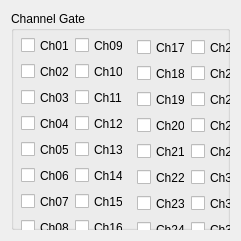
       <widget class="QWidget" name="">
        <property name="geometry">
         <rect>
          <x>370</x>
          <y>20</y>
          <width>241</width>
          <height>241</height>
         </rect>
        </property>
        <layout class="QHBoxLayout" name="horizontalLayout_5">
         <item>
          <widget class="QGroupBox" name="GrChannelGate">
           <property name="title">
            <string>Channel Gate</string>
           </property>
           <property name="flat">
            <bool>false</bool>
           </property>
           <property name="checkable">
            <bool>false</bool>
           </property>
           <widget class="QCheckBox" name="checkBox_18">
            <property name="geometry">
             <rect>
              <x>10</x>
              <y>208</y>
              <width>48</width>
              <height>17</height>
             </rect>
            </property>
            <property name="text">
             <string>Ch08</string>
            </property>
            <property name="checked">
             <bool>false</bool>
            </property>
            <property name="autoExclusive">
             <bool>false</bool>
            </property>
           </widget>
           <widget class="QCheckBox" name="checkBox_19">
            <property name="geometry">
             <rect>
              <x>64</x>
              <y>208</y>
              <width>48</width>
              <height>17</height>
             </rect>
            </property>
            <property name="text">
             <string>Ch16</string>
            </property>
            <property name="checked">
             <bool>false</bool>
            </property>
            <property name="autoExclusive">
             <bool>false</bool>
            </property>
           </widget>
           <widget class="QCheckBox" name="checkBox_20">
            <property name="geometry">
             <rect>
              <x>10</x>
              <y>104</y>
              <width>48</width>
              <height>17</height>
             </rect>
            </property>
            <property name="text">
             <string>Ch04</string>
            </property>
            <property name="checked">
             <bool>false</bool>
            </property>
            <property name="autoExclusive">
             <bool>false</bool>
            </property>
           </widget>
           <widget class="QCheckBox" name="checkBox_21">
            <property name="geometry">
             <rect>
              <x>64</x>
              <y>104</y>
              <width>48</width>
              <height>17</height>
             </rect>
            </property>
            <property name="text">
             <string>Ch12</string>
            </property>
            <property name="checked">
             <bool>false</bool>
            </property>
            <property name="autoExclusive">
             <bool>false</bool>
            </property>
           </widget>
           <widget class="QCheckBox" name="checkBox_22">
            <property name="geometry">
             <rect>
              <x>10</x>
              <y>78</y>
              <width>48</width>
              <height>17</height>
             </rect>
            </property>
            <property name="text">
             <string>Ch03</string>
            </property>
            <property name="checked">
             <bool>false</bool>
            </property>
            <property name="autoExclusive">
             <bool>false</bool>
            </property>
           </widget>
           <widget class="QCheckBox" name="checkBox_23">
            <property name="geometry">
             <rect>
              <x>64</x>
              <y>130</y>
              <width>48</width>
              <height>17</height>
             </rect>
            </property>
            <property name="text">
             <string>Ch13</string>
            </property>
            <property name="checked">
             <bool>false</bool>
            </property>
            <property name="autoExclusive">
             <bool>false</bool>
            </property>
           </widget>
           <widget class="QCheckBox" name="checkBox_24">
            <property name="geometry">
             <rect>
              <x>10</x>
              <y>156</y>
              <width>48</width>
              <height>17</height>
             </rect>
            </property>
            <property name="text">
             <string>Ch06</string>
            </property>
            <property name="checked">
             <bool>false</bool>
            </property>
            <property name="autoExclusive">
             <bool>false</bool>
            </property>
           </widget>
           <widget class="QCheckBox" name="checkBox_25">
            <property name="geometry">
             <rect>
              <x>64</x>
              <y>156</y>
              <width>48</width>
              <height>17</height>
             </rect>
            </property>
            <property name="text">
             <string>Ch14</string>
            </property>
            <property name="checked">
             <bool>false</bool>
            </property>
            <property name="autoExclusive">
             <bool>false</bool>
            </property>
           </widget>
           <widget class="QCheckBox" name="checkBox_26">
            <property name="geometry">
             <rect>
              <x>10</x>
              <y>182</y>
              <width>48</width>
              <height>17</height>
             </rect>
            </property>
            <property name="text">
             <string>Ch07</string>
            </property>
            <property name="checked">
             <bool>false</bool>
            </property>
            <property name="autoExclusive">
             <bool>false</bool>
            </property>
           </widget>
           <widget class="QCheckBox" name="checkBox_27">
            <property name="geometry">
             <rect>
              <x>64</x>
              <y>182</y>
              <width>48</width>
              <height>17</height>
             </rect>
            </property>
            <property name="text">
             <string>Ch15</string>
            </property>
            <property name="checked">
             <bool>false</bool>
            </property>
            <property name="autoExclusive">
             <bool>false</bool>
            </property>
           </widget>
           <widget class="QCheckBox" name="checkBox_28">
            <property name="geometry">
             <rect>
              <x>10</x>
              <y>26</y>
              <width>48</width>
              <height>17</height>
             </rect>
            </property>
            <property name="text">
             <string>Ch01</string>
            </property>
            <property name="checked">
             <bool>false</bool>
            </property>
            <property name="autoRepeat">
             <bool>false</bool>
            </property>
            <property name="autoExclusive">
             <bool>false</bool>
            </property>
           </widget>
           <widget class="QCheckBox" name="checkBox_29">
            <property name="geometry">
             <rect>
              <x>64</x>
              <y>26</y>
              <width>48</width>
              <height>17</height>
             </rect>
            </property>
            <property name="text">
             <string>Ch09</string>
            </property>
            <property name="checked">
             <bool>false</bool>
            </property>
            <property name="autoExclusive">
             <bool>false</bool>
            </property>
           </widget>
           <widget class="QCheckBox" name="checkBox_30">
            <property name="geometry">
             <rect>
              <x>10</x>
              <y>52</y>
              <width>48</width>
              <height>17</height>
             </rect>
            </property>
            <property name="text">
             <string>Ch02</string>
            </property>
            <property name="checked">
             <bool>false</bool>
            </property>
            <property name="autoExclusive">
             <bool>false</bool>
            </property>
           </widget>
           <widget class="QCheckBox" name="checkBox_31">
            <property name="geometry">
             <rect>
              <x>64</x>
              <y>52</y>
              <width>48</width>
              <height>17</height>
             </rect>
            </property>
            <property name="text">
             <string>Ch10</string>
            </property>
            <property name="checked">
             <bool>false</bool>
            </property>
            <property name="autoExclusive">
             <bool>false</bool>
            </property>
           </widget>
           <widget class="QCheckBox" name="checkBox_32">
            <property name="geometry">
             <rect>
              <x>64</x>
              <y>78</y>
              <width>48</width>
              <height>17</height>
             </rect>
            </property>
            <property name="text">
             <string>Ch11</string>
            </property>
            <property name="checked">
             <bool>false</bool>
            </property>
            <property name="autoExclusive">
             <bool>false</bool>
            </property>
           </widget>
           <widget class="QCheckBox" name="checkBox_33">
            <property name="geometry">
             <rect>
              <x>10</x>
              <y>130</y>
              <width>48</width>
              <height>17</height>
             </rect>
            </property>
            <property name="text">
             <string>Ch05</string>
            </property>
            <property name="checked">
             <bool>false</bool>
            </property>
            <property name="autoExclusive">
             <bool>false</bool>
            </property>
           </widget>
           <widget class="QCheckBox" name="checkBox_50">
            <property name="geometry">
             <rect>
              <x>180</x>
              <y>210</y>
              <width>48</width>
              <height>17</height>
             </rect>
            </property>
            <property name="text">
             <string>Ch32</string>
            </property>
            <property name="checked">
             <bool>false</bool>
            </property>
           </widget>
           <widget class="QCheckBox" name="checkBox_63">
            <property name="geometry">
             <rect>
              <x>180</x>
              <y>80</y>
              <width>48</width>
              <height>17</height>
             </rect>
            </property>
            <property name="text">
             <string>Ch27</string>
            </property>
            <property name="checked">
             <bool>false</bool>
            </property>
           </widget>
           <widget class="QCheckBox" name="checkBox_64">
            <property name="geometry">
             <rect>
              <x>126</x>
              <y>132</y>
              <width>48</width>
              <height>17</height>
             </rect>
            </property>
            <property name="text">
             <string>Ch21</string>
            </property>
            <property name="checked">
             <bool>false</bool>
            </property>
           </widget>
           <widget class="QCheckBox" name="checkBox_56">
            <property name="geometry">
             <rect>
              <x>180</x>
              <y>158</y>
              <width>48</width>
              <height>17</height>
             </rect>
            </property>
            <property name="text">
             <string>Ch30</string>
            </property>
            <property name="checked">
             <bool>false</bool>
            </property>
           </widget>
           <widget class="QCheckBox" name="checkBox_57">
            <property name="geometry">
             <rect>
              <x>126</x>
              <y>184</y>
              <width>48</width>
              <height>17</height>
             </rect>
            </property>
            <property name="text">
             <string>Ch23</string>
            </property>
            <property name="checked">
             <bool>false</bool>
            </property>
           </widget>
           <widget class="QCheckBox" name="checkBox_54">
            <property name="geometry">
             <rect>
              <x>180</x>
              <y>132</y>
              <width>48</width>
              <height>17</height>
             </rect>
            </property>
            <property name="text">
             <string>Ch29</string>
            </property>
            <property name="checked">
             <bool>false</bool>
            </property>
           </widget>
           <widget class="QCheckBox" name="checkBox_59">
            <property name="geometry">
             <rect>
              <x>126</x>
              <y>28</y>
              <width>48</width>
              <height>17</height>
             </rect>
            </property>
            <property name="text">
             <string>Ch17</string>
            </property>
            <property name="checked">
             <bool>false</bool>
            </property>
           </widget>
           <widget class="QCheckBox" name="checkBox_61">
            <property name="geometry">
             <rect>
              <x>126</x>
              <y>54</y>
              <width>48</width>
              <height>17</height>
             </rect>
            </property>
            <property name="text">
             <string>Ch18</string>
            </property>
            <property name="checked">
             <bool>false</bool>
            </property>
           </widget>
           <widget class="QCheckBox" name="checkBox_49">
            <property name="geometry">
             <rect>
              <x>126</x>
              <y>210</y>
              <width>48</width>
              <height>17</height>
             </rect>
            </property>
            <property name="text">
             <string>Ch24</string>
            </property>
            <property name="checked">
             <bool>false</bool>
            </property>
           </widget>
           <widget class="QCheckBox" name="checkBox_55">
            <property name="geometry">
             <rect>
              <x>126</x>
              <y>158</y>
              <width>48</width>
              <height>17</height>
             </rect>
            </property>
            <property name="text">
             <string>Ch22</string>
            </property>
            <property name="checked">
             <bool>false</bool>
            </property>
           </widget>
           <widget class="QCheckBox" name="checkBox_52">
            <property name="geometry">
             <rect>
              <x>180</x>
              <y>106</y>
              <width>48</width>
              <height>17</height>
             </rect>
            </property>
            <property name="text">
             <string>Ch28</string>
            </property>
            <property name="checked">
             <bool>false</bool>
            </property>
           </widget>
           <widget class="QCheckBox" name="checkBox_62">
            <property name="geometry">
             <rect>
              <x>180</x>
              <y>54</y>
              <width>48</width>
              <height>17</height>
             </rect>
            </property>
            <property name="text">
             <string>Ch26</string>
            </property>
            <property name="checked">
             <bool>false</bool>
            </property>
           </widget>
           <widget class="QCheckBox" name="checkBox_51">
            <property name="geometry">
             <rect>
              <x>126</x>
              <y>106</y>
              <width>48</width>
              <height>17</height>
             </rect>
            </property>
            <property name="text">
             <string>Ch20</string>
            </property>
            <property name="checked">
             <bool>false</bool>
            </property>
           </widget>
           <widget class="QCheckBox" name="checkBox_58">
            <property name="geometry">
             <rect>
              <x>180</x>
              <y>184</y>
              <width>48</width>
              <height>17</height>
             </rect>
            </property>
            <property name="text">
             <string>Ch31</string>
            </property>
            <property name="checked">
             <bool>false</bool>
            </property>
           </widget>
           <widget class="QCheckBox" name="checkBox_60">
            <property name="geometry">
             <rect>
              <x>180</x>
              <y>28</y>
              <width>48</width>
              <height>17</height>
             </rect>
            </property>
            <property name="text">
             <string>Ch25</string>
            </property>
            <property name="checked">
             <bool>false</bool>
            </property>
           </widget>
           <widget class="QCheckBox" name="checkBox_53">
            <property name="geometry">
             <rect>
              <x>126</x>
              <y>80</y>
              <width>48</width>
              <height>17</height>
             </rect>
            </property>
            <property name="text">
             <string>Ch19</string>
            </property>
            <property name="checked">
             <bool>false</bool>
            </property>
           </widget>
          </widget>
         </item>
        </layout>
       </widget>
